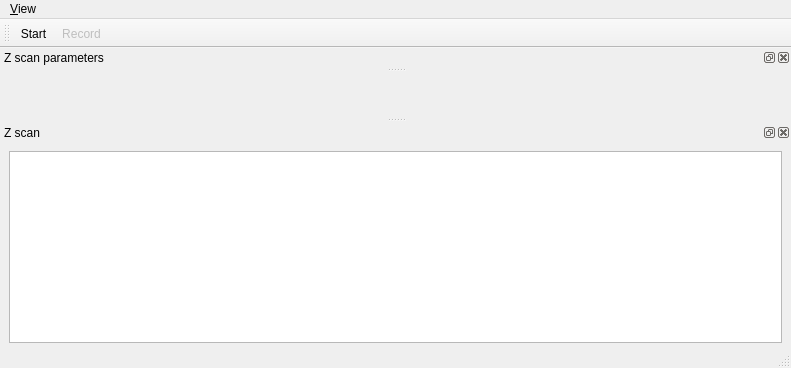
<?xml version="1.0" encoding="UTF-8"?>
<ui version="4.0">
 <class>MainWindow</class>
 <widget class="QMainWindow" name="MainWindow">
  <property name="geometry">
   <rect>
    <x>0</x>
    <y>0</y>
    <width>791</width>
    <height>368</height>
   </rect>
  </property>
  <property name="windowTitle">
   <string>qudi: Z scan</string>
  </property>
  <widget class="QWidget" name="centralwidget"/>
  <widget class="QMenuBar" name="menubar">
   <property name="geometry">
    <rect>
     <x>0</x>
     <y>0</y>
     <width>791</width>
     <height>21</height>
    </rect>
   </property>
   <widget class="QMenu" name="menuView">
    <property name="title">
     <string>&amp;View</string>
    </property>
    <addaction name="viewAction"/>
    <addaction name="separator"/>
    <addaction name="separator"/>
    <addaction name="actionClose"/>
   </widget>
   <addaction name="menuView"/>
  </widget>
  <widget class="QStatusBar" name="statusbar"/>
  <widget class="QDockWidget" name="traceDockWidget">
   <property name="minimumSize">
    <size>
     <width>89</width>
     <height>202</height>
    </size>
   </property>
   <property name="windowTitle">
    <string>Z scan</string>
   </property>
   <attribute name="dockWidgetArea">
    <number>8</number>
   </attribute>
   <widget class="QWidget" name="dockWidgetContents">
    <layout class="QGridLayout" name="gridLayout">
     <property name="topMargin">
      <number>9</number>
     </property>
     <property name="bottomMargin">
      <number>3</number>
     </property>
     <item row="2" column="1" colspan="2">
      <widget class="PlotWidget" name="trace_PlotWidget"/>
     </item>
    </layout>
   </widget>
  </widget>
  <widget class="QToolBar" name="controlToolBar">
   <property name="enabled">
    <bool>true</bool>
   </property>
   <property name="windowTitle">
    <string>Controls</string>
   </property>
   <property name="toolButtonStyle">
    <enum>Qt::ToolButtonTextBesideIcon</enum>
   </property>
   <attribute name="toolBarArea">
    <enum>TopToolBarArea</enum>
   </attribute>
   <attribute name="toolBarBreak">
    <bool>false</bool>
   </attribute>
   <addaction name="startAction"/>
   <addaction name="recordAction"/>
  </widget>
  <widget class="QDockWidget" name="dockWidget">
   <property name="maximumSize">
    <size>
     <width>524287</width>
     <height>50</height>
    </size>
   </property>
   <property name="baseSize">
    <size>
     <width>0</width>
     <height>50</height>
    </size>
   </property>
   <property name="allowedAreas">
    <set>Qt::BottomDockWidgetArea|Qt::TopDockWidgetArea</set>
   </property>
   <property name="windowTitle">
    <string>Z scan parameters</string>
   </property>
   <attribute name="dockWidgetArea">
    <number>4</number>
   </attribute>
   <widget class="QWidget" name="dockWidgetContents_2">
    <widget class="QWidget" name="layoutWidget">
     <property name="geometry">
      <rect>
       <x>10</x>
       <y>0</y>
       <width>549</width>
       <height>22</height>
      </rect>
     </property>
     <layout class="QHBoxLayout" name="horizontalLayout">
      <item>
       <widget class="QLabel" name="Zmin">
        <property name="text">
         <string>Z min:</string>
        </property>
       </widget>
      </item>
      <item>
       <widget class="ScienDSpinBox" name="zminSpinBox">
        <property name="buttonSymbols">
         <enum>QAbstractSpinBox::NoButtons</enum>
        </property>
        <property name="decimals">
         <number>3</number>
        </property>
        <property name="minimum">
         <double>-1000.000000000000000</double>
        </property>
        <property name="maximum">
         <double>1000.000000000000000</double>
        </property>
        <property name="singleStep">
         <double>0.010000000000000</double>
        </property>
       </widget>
      </item>
      <item>
       <widget class="QLabel" name="label">
        <property name="enabled">
         <bool>true</bool>
        </property>
        <property name="text">
         <string>Z max:</string>
        </property>
       </widget>
      </item>
      <item>
       <widget class="ScienDSpinBox" name="zmaxSpinBox">
        <property name="buttonSymbols">
         <enum>QAbstractSpinBox::NoButtons</enum>
        </property>
        <property name="suffix">
         <string/>
        </property>
        <property name="decimals">
         <number>3</number>
        </property>
        <property name="minimum">
         <double>-1000.000000000000000</double>
        </property>
        <property name="maximum">
         <double>1000.000000000000000</double>
        </property>
        <property name="singleStep">
         <double>0.010000000000000</double>
        </property>
       </widget>
      </item>
      <item>
       <widget class="QLabel" name="label_2">
        <property name="text">
         <string>Number of points:</string>
        </property>
       </widget>
      </item>
      <item>
       <widget class="QSpinBox" name="npointsSpinBox">
        <property name="buttonSymbols">
         <enum>QAbstractSpinBox::NoButtons</enum>
        </property>
        <property name="maximum">
         <number>500</number>
        </property>
       </widget>
      </item>
      <item>
       <widget class="QLabel" name="label_3">
        <property name="text">
         <string>Integration time (ms):</string>
        </property>
       </widget>
      </item>
      <item>
       <widget class="ScienDSpinBox" name="inttimeSpinBox">
        <property name="enabled">
         <bool>true</bool>
        </property>
        <property name="buttonSymbols">
         <enum>QAbstractSpinBox::NoButtons</enum>
        </property>
        <property name="maximum">
         <double>299.990000000000009</double>
        </property>
       </widget>
      </item>
     </layout>
    </widget>
    <widget class="QLabel" name="label_4">
     <property name="geometry">
      <rect>
       <x>580</x>
       <y>0</y>
       <width>30</width>
       <height>20</height>
      </rect>
     </property>
     <property name="text">
      <string>Peak:</string>
     </property>
    </widget>
    <widget class="QLabel" name="label_5">
     <property name="geometry">
      <rect>
       <x>690</x>
       <y>0</y>
       <width>40</width>
       <height>20</height>
      </rect>
     </property>
     <property name="text">
      <string>Sigma:</string>
     </property>
    </widget>
    <widget class="QLabel" name="peak_label">
     <property name="geometry">
      <rect>
       <x>620</x>
       <y>0</y>
       <width>50</width>
       <height>20</height>
      </rect>
     </property>
     <property name="text">
      <string>0 um</string>
     </property>
    </widget>
    <widget class="QLabel" name="error_label">
     <property name="geometry">
      <rect>
       <x>730</x>
       <y>0</y>
       <width>50</width>
       <height>20</height>
      </rect>
     </property>
     <property name="text">
      <string>0 nm</string>
     </property>
    </widget>
   </widget>
  </widget>
  <action name="startAction">
   <property name="checkable">
    <bool>true</bool>
   </property>
   <property name="icon">
    <iconset>
     <normaloff>../../artwork/icons/qudiTheme/22x22/scan-depth-start.png</normaloff>../../artwork/icons/qudiTheme/22x22/scan-depth-start.png</iconset>
   </property>
   <property name="text">
    <string>Start</string>
   </property>
   <property name="toolTip">
    <string>Start</string>
   </property>
  </action>
  <action name="recordAction">
   <property name="checkable">
    <bool>true</bool>
   </property>
   <property name="enabled">
    <bool>false</bool>
   </property>
   <property name="icon">
    <iconset>
     <normaloff>../../artwork/icons/qudiTheme/22x22/record-counter.png</normaloff>../../artwork/icons/qudiTheme/22x22/record-counter.png</iconset>
   </property>
   <property name="text">
    <string>Record</string>
   </property>
   <property name="toolTip">
    <string>Save count trace to file</string>
   </property>
  </action>
  <action name="viewAction">
   <property name="checkable">
    <bool>true</bool>
   </property>
   <property name="text">
    <string>&amp;Display</string>
   </property>
   <property name="toolTip">
    <string>Show the Data display</string>
   </property>
  </action>
  <action name="actionClose">
   <property name="icon">
    <iconset>
     <normaloff>../../artwork/icons/oxygen/22x22/application-exit.png</normaloff>../../artwork/icons/oxygen/22x22/application-exit.png</iconset>
   </property>
   <property name="text">
    <string>&amp;Close</string>
   </property>
  </action>
 </widget>
 <customwidgets>
  <customwidget>
   <class>PlotWidget</class>
   <extends>QGraphicsView</extends>
   <header>pyqtgraph</header>
  </customwidget>
  <customwidget>
   <class>ScienDSpinBox</class>
   <extends>QDoubleSpinBox</extends>
   <header>qtwidgets.scientific_spinbox.h</header>
  </customwidget>
 </customwidgets>
 <resources/>
 <connections>
  <connection>
   <sender>viewAction</sender>
   <signal>triggered(bool)</signal>
   <receiver>traceDockWidget</receiver>
   <slot>setVisible(bool)</slot>
   <hints>
    <hint type="sourcelabel">
     <x>-1</x>
     <y>-1</y>
    </hint>
    <hint type="destinationlabel">
     <x>399</x>
     <y>136</y>
    </hint>
   </hints>
  </connection>
  <connection>
   <sender>traceDockWidget</sender>
   <signal>visibilityChanged(bool)</signal>
   <receiver>viewAction</receiver>
   <slot>setChecked(bool)</slot>
   <hints>
    <hint type="sourcelabel">
     <x>399</x>
     <y>136</y>
    </hint>
    <hint type="destinationlabel">
     <x>-1</x>
     <y>-1</y>
    </hint>
   </hints>
  </connection>
  <connection>
   <sender>actionClose</sender>
   <signal>triggered()</signal>
   <receiver>MainWindow</receiver>
   <slot>close()</slot>
   <hints>
    <hint type="sourcelabel">
     <x>-1</x>
     <y>-1</y>
    </hint>
    <hint type="destinationlabel">
     <x>395</x>
     <y>183</y>
    </hint>
   </hints>
  </connection>
 </connections>
</ui>
